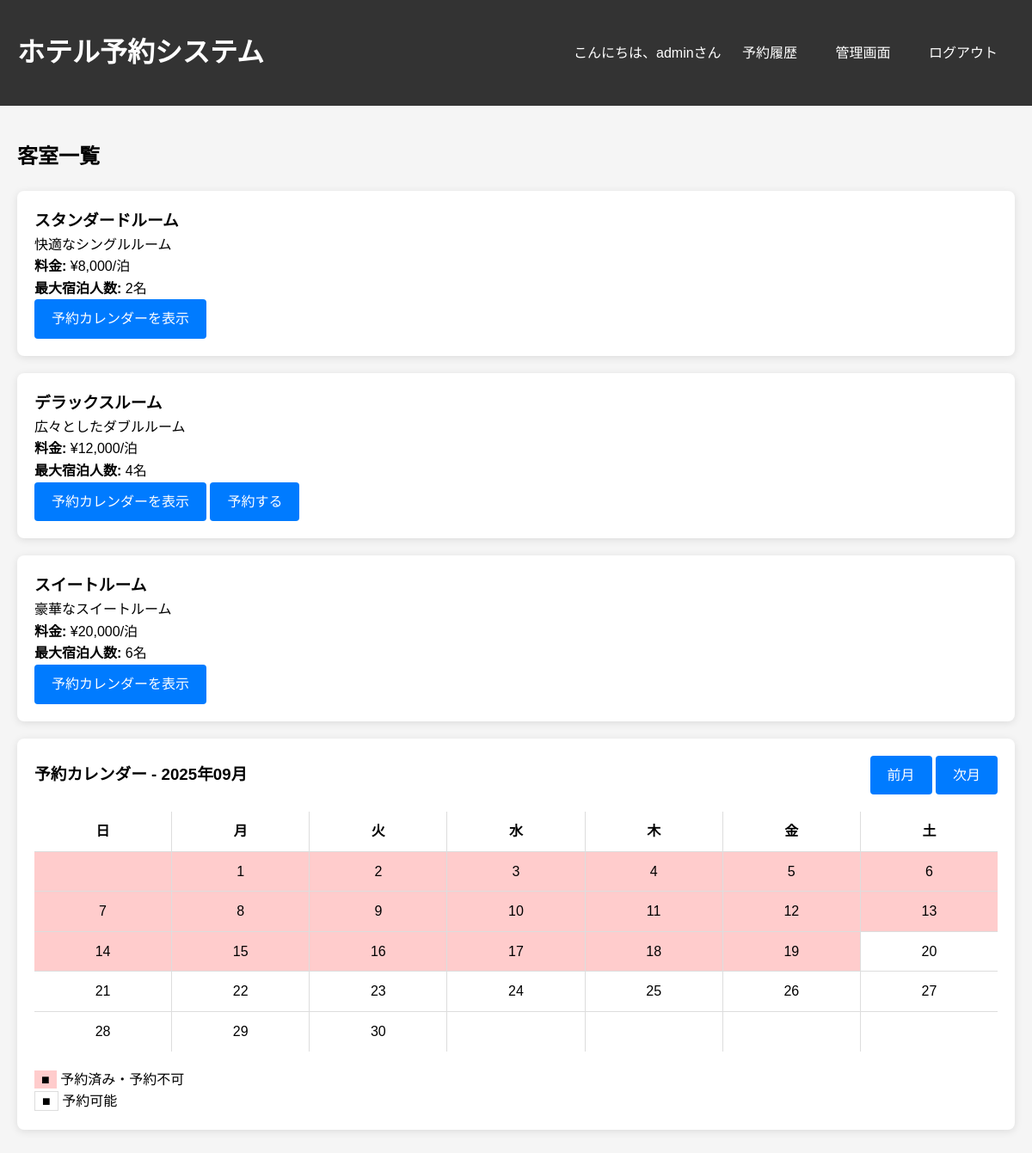
The page /?room_id=2 (signed in) on the database its author committed.
### tables this page shows
CREATE TABLE rooms (
    id INT AUTO_INCREMENT PRIMARY KEY,
    name VARCHAR(100) NOT NULL,
    description TEXT,
    price DECIMAL(10,2) NOT NULL,
    max_guests INT NOT NULL,
    created_at TIMESTAMP DEFAULT CURRENT_TIMESTAMP
);

### index.php (the view, shortened to what this page needs)
<?php
require_once 'config.php';
$stmt = $pdo->query("SELECT * FROM rooms ORDER BY price");
$rooms = $stmt->fetchAll();
$booked_dates = [];
$current_month = isset($_GET['month']) ? $_GET['month'] : date('Y-m');
?>
<!DOCTYPE html>
<html lang="ja">
<head>
    <link rel="stylesheet" href="style.css">
</head>
<body>
    <div class="header">
        <div class="container">
            <div class="nav">
                <h1>ホテル予約システム</h1>
                <div>
                    <?php if (isset($_SESSION['user_id'])): ?>
                        <span>こんにちは、<?php echo htmlspecialchars($_SESSION['username']); ?>さん</span>
                        <a href="my_bookings.php">予約履歴</a>
                        <?php if ($_SESSION['is_admin']): ?>
                            <a href="admin.php">管理画面</a>
                        <?php endif; ?>
                        <a href="logout.php">ログアウト</a>
                    <?php else: ?>
                        <a href="login.php">ログイン</a>
                        <a href="register.php">アカウント作成</a>
                    <?php endif; ?>
                </div>
            </div>
        </div>
    </div>
    <div class="container">
        <h2>客室一覧</h2>
        <?php foreach ($rooms as $room): ?>
            <div class="room-card">
                <h3><?php echo htmlspecialchars($room['name']); ?></h3>
                <p><?php echo htmlspecialchars($room['description']); ?></p>
                <p><strong>料金:</strong> ¥<?php echo number_format($room['price']); ?>/泊</p>
                <p><strong>最大宿泊人数:</strong> <?php echo $room['max_guests']; ?>名</p>
                <?php if (isset($_SESSION['user_id'])): ?>
                    <a href="?room_id=<?php echo $room['id']; ?>" class="btn">予約カレンダーを表示</a>
                    <?php if (isset($_GET['room_id']) && $_GET['room_id'] == $room['id']): ?>
                        <a href="booking.php?room_id=<?php echo $room['id']; ?>" class="btn">予約する</a>
                    <?php endif; ?>
                <?php else: ?>
                    <p><a href="login.php">ログイン</a>して予約してください。</p>
                <?php endif; ?>
            </div>
        <?php endforeach; ?>
        <?php if (isset($_GET['room_id'])): ?>
            <div class="calendar">
                <div class="calendar-header">
                    <h3>予約カレンダー - <?php echo date('Y年m月', strtotime($current_month . '-01')); ?></h3>
                    <div>
                        <a href="?room_id=<?php echo $_GET['room_id']; ?>&month=<?php echo date('Y-m', strtotime($current_month . '-01 -1 month')); ?>" class="btn">前月</a>
                        <a href="?room_id=<?php echo $_GET['room_id']; ?>&month=<?php echo date('Y-m', strtotime($current_month . '-01 +1 month')); ?>" class="btn">次月</a>
                    </div>
                </div>
                <div class="calendar-grid">
                    <div class="calendar-day"><strong>日</strong></div>
                    <div class="calendar-day"><strong>月</strong></div>
                    <div class="calendar-day"><strong>火</strong></div>
                    <div class="calendar-day"><strong>水</strong></div>
                    <div class="calendar-day"><strong>木</strong></div>
                    <div class="calendar-day"><strong>金</strong></div>
                    <div class="calendar-day"><strong>土</strong></div>
                    <?php
                    $first_day = new DateTime($current_month . '-01');
                    $last_day = new DateTime($first_day->format('Y-m-t'));
                    $start_day = clone $first_day;
                    $start_day->modify('last sunday');
                    $current_day = clone $start_day;
                    while ($current_day <= $last_day || $current_day->format('w') != 0) {
                        $date_str = $current_day->format('Y-m-d');
                        $is_current_month = $current_day->format('Y-m') == $current_month;
                        $is_booked = in_array($date_str, $booked_dates);
                        $is_past = $current_day < new DateTime('today');
                        $class = 'calendar-day';
                        if ($is_booked || $is_past) $class .= ' booked';
                        if (!$is_current_month) $class .= ' other-month';
                        echo '<div class="' . $class . '">';
                        if ($is_current_month) {
                            echo $current_day->format('j');
                        }
                        echo '</div>';
                        $current_day->add(new DateInterval('P1D'));
                        if ($current_day->format('w') == 0 && $current_day > $last_day) break;
                    }
                    ?>
                </div>
                <div style="margin-top: 20px;">
                    <p><span style="background: #ffcccc; padding: 2px 8px;">■</span> 予約済み・予約不可</p>
                    <p><span style="background: white; border: 1px solid #ddd; padding: 2px 8px;">■</span> 予約可能</p>
                </div>
            </div>
        <?php endif; ?>
    </div>
</body>
</html>

### style.css (style rules this page uses)
* { margin: 0; padding: 0; box-sizing: border-box; }
body { font-family: Arial, sans-serif; background-color: #f5f5f5; line-height: 1.6; }
.container { max-width: 1200px; margin: 0 auto; padding: 20px; }
.header { background: #333; color: white; padding: 1rem 0; margin-bottom: 20px; }
.nav { display: flex; justify-content: space-between; align-items: center; }
.nav a { color: white; text-decoration: none; margin: 0 10px; padding: 5px 10px; border-radius: 3px; }
.btn { background: #007bff; color: white; padding: 10px 20px; border: none; border-radius: 4px; cursor: pointer; font-size: 16px; text-decoration: none; display: inline-block; }
.calendar { background: white; padding: 20px; border-radius: 8px; box-shadow: 0 2px 10px rgba(0,0,0,0.1); margin: 20px 0; }
.calendar-header { display: flex; justify-content: space-between; align-items: center; margin-bottom: 20px; }
.calendar-grid { display: grid; grid-template-columns: repeat(7, 1fr); gap: 1px; background: #ddd; }
.calendar-day { background: white; padding: 10px; text-align: center; cursor: pointer; min-height: 40px; display: flex; align-items: center; justify-content: center; }
.calendar-day.booked { background: #ffcccc; cursor: not-allowed; }
.room-card { background: white; padding: 20px; border-radius: 8px; box-shadow: 0 2px 10px rgba(0,0,0,0.1); margin: 20px 0; }

### rows shown on the page
rooms: name "スタンダードルーム", description "快適なシングルルーム", price "8,000", max_guests "2"
rooms: name "デラックスルーム", description "広々としたダブルルーム", price "12,000", max_guests "4"
rooms: name "スイートルーム", description "豪華なスイートルーム", price "20,000", max_guests "6"

### other values the page prints
$_SESSION['username'] "admin"
date('Y年m月', strtotime($current_month . '-01')) "2025年09月"
$current_day->format('j') "1"
$current_day->format('j') "2"
$current_day->format('j') "3"
$current_day->format('j') "4"
$current_day->format('j') "5"
$current_day->format('j') "6"
$current_day->format('j') "7"
$current_day->format('j') "8"
$current_day->format('j') "9"
$current_day->format('j') "10"
$current_day->format('j') "11"
$current_day->format('j') "12"
$current_day->format('j') "13"
